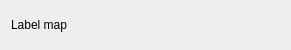
<?xml version="1.0" encoding="UTF-8"?>
<ui version="4.0">
 <class>qSlicerDiceComputationLabelMapSelectorWidget</class>
 <widget class="QWidget" name="qSlicerDiceComputationLabelMapSelectorWidget">
  <property name="geometry">
   <rect>
    <x>0</x>
    <y>0</y>
    <width>291</width>
    <height>50</height>
   </rect>
  </property>
  <property name="windowTitle">
   <string>Form</string>
  </property>
  <layout class="QHBoxLayout" name="horizontalLayout">
   <item>
    <widget class="QLabel" name="LabelMapLabel">
     <property name="text">
      <string>Label map</string>
     </property>
    </widget>
   </item>
   <item>
    <spacer name="horizontalSpacer">
     <property name="orientation">
      <enum>Qt::Horizontal</enum>
     </property>
     <property name="sizeHint" stdset="0">
      <size>
       <width>40</width>
       <height>20</height>
      </size>
     </property>
    </spacer>
   </item>
   <item>
    <widget class="qMRMLNodeComboBox" name="LabelMapSelector"/>
   </item>
  </layout>
 </widget>
 <customwidgets>
  <customwidget>
   <class>qMRMLNodeComboBox</class>
   <extends>QWidget</extends>
   <header>qMRMLNodeComboBox.h</header>
  </customwidget>
 </customwidgets>
 <resources/>
 <connections/>
</ui>
